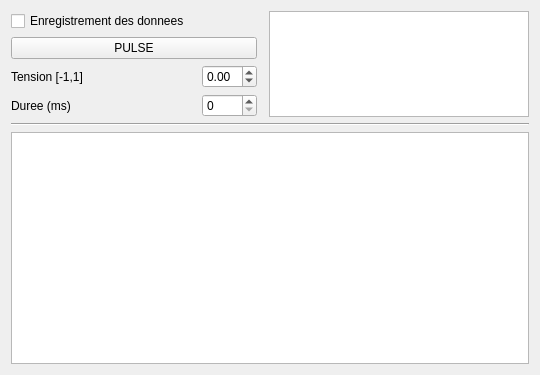
<?xml version="1.0" encoding="UTF-8"?>
<ui version="4.0">
 <class>MainWindow</class>
 <widget class="QMainWindow" name="MainWindow">
  <property name="geometry">
   <rect>
    <x>0</x>
    <y>0</y>
    <width>540</width>
    <height>375</height>
   </rect>
  </property>
  <property name="acceptDrops">
   <bool>false</bool>
  </property>
  <property name="windowTitle">
   <string>MainWindow</string>
  </property>
  <widget class="QWidget" name="centralWidget">
   <layout class="QGridLayout" name="gridLayout">
    <item row="3" column="0">
     <widget class="QLabel" name="label">
      <property name="text">
       <string>Tension [-1,1]</string>
      </property>
     </widget>
    </item>
    <item row="10" column="0" colspan="5">
     <widget class="QGraphicsView" name="graphicsView"/>
    </item>
    <item row="8" column="0" colspan="5">
     <widget class="Line" name="line">
      <property name="orientation">
       <enum>Qt::Horizontal</enum>
      </property>
     </widget>
    </item>
    <item row="4" column="0">
     <widget class="QLabel" name="label_2">
      <property name="text">
       <string>Duree (ms)</string>
      </property>
     </widget>
    </item>
    <item row="4" column="2">
     <widget class="QSpinBox" name="DurationBox">
      <property name="keyboardTracking">
       <bool>false</bool>
      </property>
      <property name="minimum">
       <number>0</number>
      </property>
      <property name="maximum">
       <number>5000</number>
      </property>
      <property name="singleStep">
       <number>25</number>
      </property>
     </widget>
    </item>
    <item row="2" column="0" colspan="3">
     <widget class="QPushButton" name="pulseButton">
      <property name="text">
       <string>PULSE</string>
      </property>
     </widget>
    </item>
    <item row="1" column="0">
     <widget class="QCheckBox" name="checkBox">
      <property name="text">
       <string>Enregistrement des donnees</string>
      </property>
     </widget>
    </item>
    <item row="1" column="4" rowspan="4">
     <widget class="QTextBrowser" name="textBrowser">
      <property name="font">
       <font>
        <pointsize>9</pointsize>
       </font>
      </property>
     </widget>
    </item>
    <item row="3" column="2">
     <widget class="QDoubleSpinBox" name="PWMBox">
      <property name="minimum">
       <double>-1.000000000000000</double>
      </property>
      <property name="maximum">
       <double>1.000000000000000</double>
      </property>
      <property name="singleStep">
       <double>0.100000000000000</double>
      </property>
     </widget>
    </item>
   </layout>
  </widget>
 </widget>
 <layoutdefault spacing="6" margin="11"/>
 <resources/>
 <connections/>
</ui>
